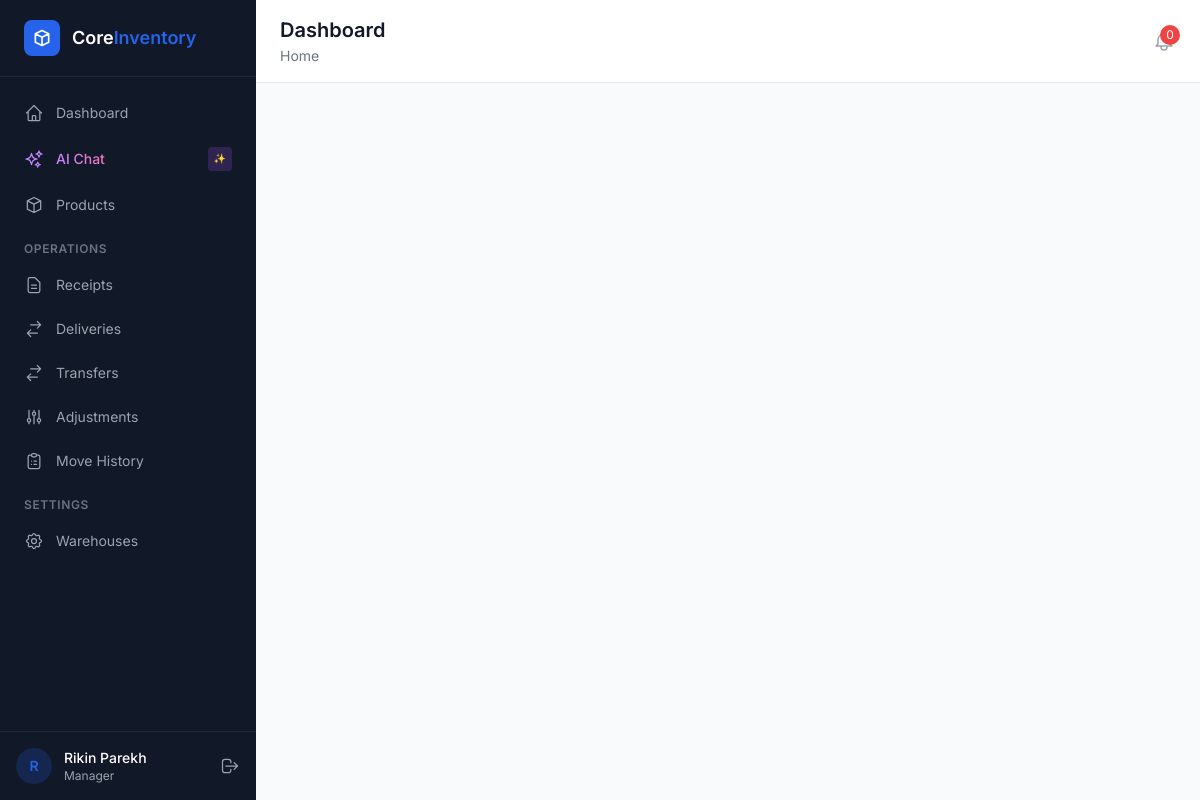
The app's page /accounts/pending-approval/ (signed in) with its own data.
### apps/accounts/models.py (models this page shows, shortened)
class CustomUser(AbstractUser):
    username = None  # Remove username field
    email = models.EmailField('email address', unique=True)
    full_name = models.CharField(max_length=255, blank=True)
    phone = models.CharField(max_length=20, blank=True)
    avatar = models.ImageField(upload_to='avatars/', blank=True, null=True)
    role = models.ForeignKey(
        'access.Role',
        on_delete=models.SET_NULL,
        null=True,
        blank=True,
        related_name='users',
    )
    warehouse = models.ForeignKey(
        'warehouses.Warehouse',
        on_delete=models.SET_NULL,
        null=True,
        blank=True,
        related_name='users',
        help_text='Restricts user to one warehouse',
    )
    is_approved = models.BooleanField(default=False)
    otp_code = models.CharField(max_length=6, blank=True, null=True)
    otp_expiry = models.DateTimeField(blank=True, null=True)
    USERNAME_FIELD = 'email'
    REQUIRED_FIELDS = ['full_name']
    class Meta:
        verbose_name = 'User'
        verbose_name_plural = 'Users'
        ordering = ['-date_joined']

### apps/access/models.py (models this page shows, shortened)
class Role(models.Model):
    name = models.CharField(max_length=100, unique=True)
    description = models.TextField(blank=True)
    is_system_role = models.BooleanField(
        default=False,
        help_text='System roles cannot be deleted.',
    )
    created_at = models.DateTimeField(auto_now_add=True)
    class Meta:
        ordering = ['name']

### apps/accounts/views.py (the view)
# urls.py: path('pending-approval/', views.pending_approval_view, name='pending_approval'),
def pending_approval_view(request):
    return render(request, 'account/pending_approval.html')

### apps/access/templatetags/access_tags.py (called while the page is built)
@register.simple_tag
def has_permission(user, codename):
    return has_user_permission(user, codename)

### templates/account/pending_approval.html (shortened to what this page needs)
{% extends "base.html" %}

### templates/base.html (shortened to what this page needs)
<!DOCTYPE html>
<html lang="en">
<head>
    <script src="https://cdn.tailwindcss.com"></script>
</head>
<body class="bg-content-bg min-h-screen" x-data="{ logoutModalOpen: false }">
    {% if user.is_authenticated and user.is_approved or user.is_superuser %}
    <div class="flex min-h-screen">
        <aside class="w-64 bg-sidebar-bg text-sidebar-text flex flex-col fixed h-full z-30" x-data="{ open: true }">
            <div class="flex items-center gap-3 px-6 py-5 border-b border-gray-700/50">
                <div class="w-9 h-9 bg-primary rounded-lg flex items-center justify-center">
                    <svg class="w-5 h-5 text-white" fill="none" stroke="currentColor" viewBox="0 0 24 24">
                        <path stroke-linecap="round" stroke-linejoin="round" stroke-width="2" d="M20 7l-8-4-8 4m16 0l-8 4m8-4v10l-8 4m0-10L4 7m8 4v10M4 7v10l8 4"/>
                    </svg>
                </div>
                <div>
                    <span class="text-white font-semibold text-lg">Core</span><span class="text-primary font-semibold text-lg">Inventory</span>
                </div>
            </div>
            <nav class="flex-1 px-3 py-4 space-y-1 overflow-y-auto">
                <a href="/dashboard/" class="sidebar-link flex items-center gap-3 px-3 py-2.5 rounded-lg text-sm {% if request.path == '/dashboard/' %}active text-white{% endif %}">
                    <svg class="w-5 h-5" fill="none" stroke="currentColor" viewBox="0 0 24 24"><path stroke-linecap="round" stroke-linejoin="round" stroke-width="1.5" d="M3 12l2-2m0 0l7-7 7 7M5 10v10a1 1 0 001 1h3m10-11l2 2m-2-2v10a1 1 0 01-1 1h-3m-6 0a1 1 0 001-1v-4a1 1 0 011-1h2a1 1 0 011 1v4a1 1 0 001 1m-6 0h6"/></svg>
                    Dashboard
                </a>
                <button @click="$dispatch('toggle-chat')" class="sidebar-link flex items-center gap-3 px-3 py-2.5 rounded-lg text-sm w-full text-left group" id="chat-sidebar-btn">
                    <span class="bg-gradient-to-r from-purple-400 to-pink-400 bg-clip-text text-transparent font-medium">AI Chat</span>
                    <span class="ml-auto text-[10px] bg-purple-500/20 text-purple-400 px-1.5 py-0.5 rounded font-mono">✨</span>
                </button>
                <a href="/products/" class="sidebar-link flex items-center gap-3 px-3 py-2.5 rounded-lg text-sm {% if '/products/' in request.path %}active text-white{% endif %}">
                    <svg class="w-5 h-5" fill="none" stroke="currentColor" viewBox="0 0 24 24"><path stroke-linecap="round" stroke-linejoin="round" stroke-width="1.5" d="M20 7l-8-4-8 4m16 0l-8 4m8-4v10l-8 4m0-10L4 7m8 4v10M4 7v10l8 4"/></svg>
                    Products
                </a>
                <div class="pt-3 pb-1 px-3">
                    <p class="text-xs font-semibold uppercase tracking-wider text-gray-500">Operations</p>
                </div>
                <a href="/receipts/" class="sidebar-link flex items-center gap-3 px-3 py-2.5 rounded-lg text-sm {% if '/receipts/' in request.path %}active text-white{% endif %}">
                    <svg class="w-5 h-5" fill="none" stroke="currentColor" viewBox="0 0 24 24"><path stroke-linecap="round" stroke-linejoin="round" stroke-width="1.5" d="M9 12h6m-6 4h6m2 5H7a2 2 0 01-2-2V5a2 2 0 012-2h5.586a1 1 0 01.707.293l5.414 5.414a1 1 0 01.293.707V19a2 2 0 01-2 2z"/></svg>
                    Receipts
                </a>
                <a href="/deliveries/" class="sidebar-link flex items-center gap-3 px-3 py-2.5 rounded-lg text-sm {% if '/deliveries/' in request.path %}active text-white{% endif %}">
                    <svg class="w-5 h-5" fill="none" stroke="currentColor" viewBox="0 0 24 24"><path stroke-linecap="round" stroke-linejoin="round" stroke-width="1.5" d="M8 7h12m0 0l-4-4m4 4l-4 4m0 6H4m0 0l4 4m-4-4l4-4"/></svg>
                    Deliveries
                </a>
                <a href="/transfers/" class="sidebar-link flex items-center gap-3 px-3 py-2.5 rounded-lg text-sm {% if '/transfers/' in request.path %}active text-white{% endif %}">
                    <svg class="w-5 h-5" fill="none" stroke="currentColor" viewBox="0 0 24 24"><path stroke-linecap="round" stroke-linejoin="round" stroke-width="1.5" d="M8 7h12m0 0l-4-4m4 4l-4 4m0 6H4m0 0l4 4m-4-4l4-4"/></svg>
                    Transfers
                </a>
                <a href="/adjustments/" class="sidebar-link flex items-center gap-3 px-3 py-2.5 rounded-lg text-sm {% if '/adjustments/' in request.path %}active text-white{% endif %}">
                    <svg class="w-5 h-5" fill="none" stroke="currentColor" viewBox="0 0 24 24"><path stroke-linecap="round" stroke-linejoin="round" stroke-width="1.5" d="M12 6V4m0 2a2 2 0 100 4m0-4a2 2 0 110 4m-6 8a2 2 0 100-4m0 4a2 2 0 110-4m0 4v2m0-6V4m6 6v10m6-2a2 2 0 100-4m0 4a2 2 0 110-4m0 4v2m0-6V4"/></svg>
                    Adjustments
                </a>
                <a href="/ledger/" class="sidebar-link flex items-center gap-3 px-3 py-2.5 rounded-lg text-sm {% if '/ledger/' in request.path %}active text-white{% endif %}">
                    <svg class="w-5 h-5" fill="none" stroke="currentColor" viewBox="0 0 24 24"><path stroke-linecap="round" stroke-linejoin="round" stroke-width="1.5" d="M9 5H7a2 2 0 00-2 2v12a2 2 0 002 2h10a2 2 0 002-2V7a2 2 0 00-2-2h-2M9 5a2 2 0 002 2h2a2 2 0 002-2M9 5a2 2 0 012-2h2a2 2 0 012 2m-3 7h3m-3 4h3m-6-4h.01M9 16h.01"/></svg>
                    Move History
                </a>
                {% load access_tags %}
                {% has_permission request.user 'can_manage_warehouses' as can_settings %}
                {% if can_settings %}
                <div class="pt-3 pb-1 px-3">
                    <p class="text-xs font-semibold uppercase tracking-wider text-gray-500">Settings</p>
                </div>
                <a href="{% url 'warehouses:list' %}" class="sidebar-link flex items-center gap-3 px-3 py-2.5 rounded-lg text-sm">
                    Warehouses
                </a>
                {% endif %}
                {% has_permission request.user 'can_access_admin_panel' as can_admin %}
            </nav>
            <div class="px-4 py-4 border-t border-gray-700/50">
                <div class="flex items-center gap-3">
                    <div class="w-9 h-9 bg-primary/20 rounded-full flex items-center justify-center">
                        <span class="text-primary text-sm font-semibold">{{ user.full_name|make_list|first|default:"U" }}</span>
                    </div>
                    <div class="flex-1 min-w-0">
                        <p class="text-sm font-medium text-white truncate">{{ user.full_name|default:user.email }}</p>
                        <p class="text-xs text-gray-400 truncate">{{ user.role.name|default:"No Role" }}</p>
                    </div>
                    <button @click="logoutModalOpen = true" class="text-gray-400 hover:text-white transition-colors" title="Logout">
                        <svg class="w-5 h-5" fill="none" stroke="currentColor" viewBox="0 0 24 24"><path stroke-linecap="round" stroke-linejoin="round" stroke-width="1.5" d="M17 16l4-4m0 0l-4-4m4 4H7m6 4v1a3 3 0 01-3 3H6a3 3 0 01-3-3V7a3 3 0 013-3h4a3 3 0 013 3v1"/></svg>
                    </button>
                </div>
            </div>
        </aside>
        <main class="flex-1 ml-64">
            <header class="bg-white border-b border-gray-200 sticky top-0 z-20">
                <div class="flex items-center justify-between px-6 py-4">
                    <div>
                        <h1 class="text-xl font-semibold text-gray-900">{% block page_title %}Dashboard{% endblock %}</h1>
                        <nav class="text-sm text-gray-500 mt-0.5">
                            {% block breadcrumb %}<a href="/dashboard/" class="hover:text-primary">Home</a>{% endblock %}
                        </nav>
                    </div>
                    <div class="flex items-center gap-4">
                        <a href="/alerts/" class="relative text-gray-400 hover:text-gray-600 transition-colors" title="Notifications">
                            <span id="notif-badge" class="absolute -top-1 -right-1 w-5 h-5 bg-red-500 text-white text-xs rounded-full flex items-center justify-center"
                                  hx-get="/alerts/count/" hx-trigger="every 30s" hx-target="#notif-badge" hx-swap="outerHTML">
                                0
                            </span>
                        </a>
                    </div>
                </div>
            </header>
            <div class="p-6">
            </div>
        </main>
    </div>
    {% else %}
    <div class="min-h-screen flex items-center justify-center bg-gradient-to-br from-gray-900 via-gray-800 to-gray-900">
        {% block auth_content %}{% endblock %}
    </div>
    {% endif %}
</body>
</html>

### templates/base.html (style rules this page uses)
:root { --primary: #2563EB; --success: #16A34A; --warning: #D97706; --danger: #DC2626; --info: #0891B2; --sidebar-bg: #111827; --sidebar-text: #9CA3AF; --sidebar-active: #1F2937; --content-bg: #F9FAFB; --card-bg: #FFFFFF; --border: #E5E7EB; }
body { font-family: 'Inter', system-ui, sans-serif; }
.font-mono { font-family: 'JetBrains Mono', monospace; }
.sidebar-link { transition: all 0.15s ease; }

### records on screen
CustomUser: full_name|make_list "R", full_name "Rikin Parekh", role.name "Manager"
